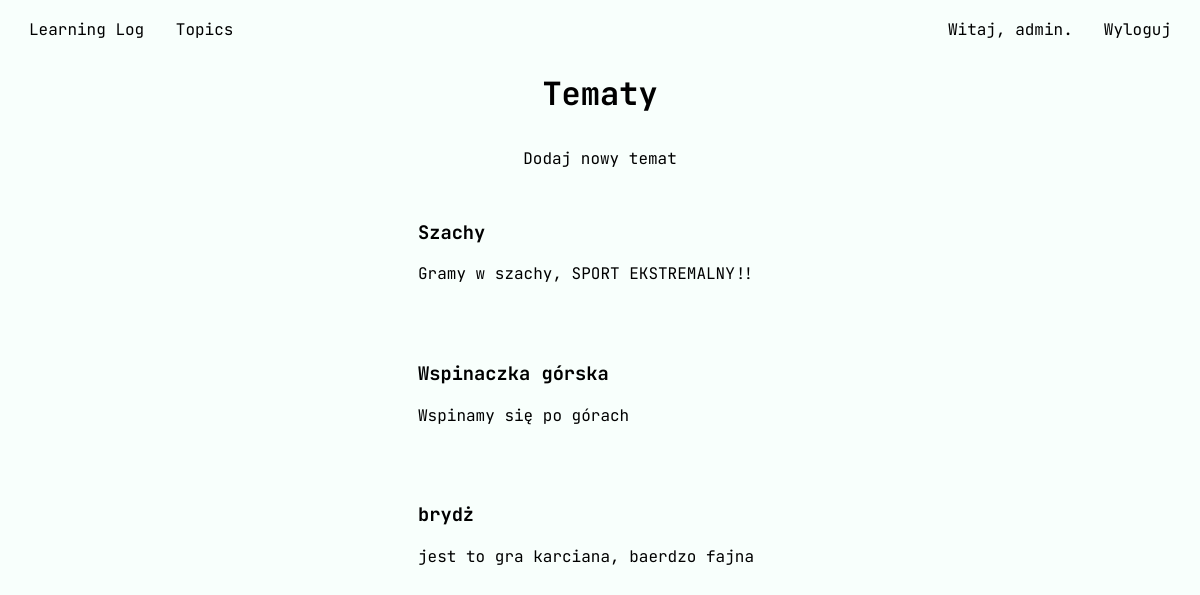
The app's page /topics/ (signed in), older data.
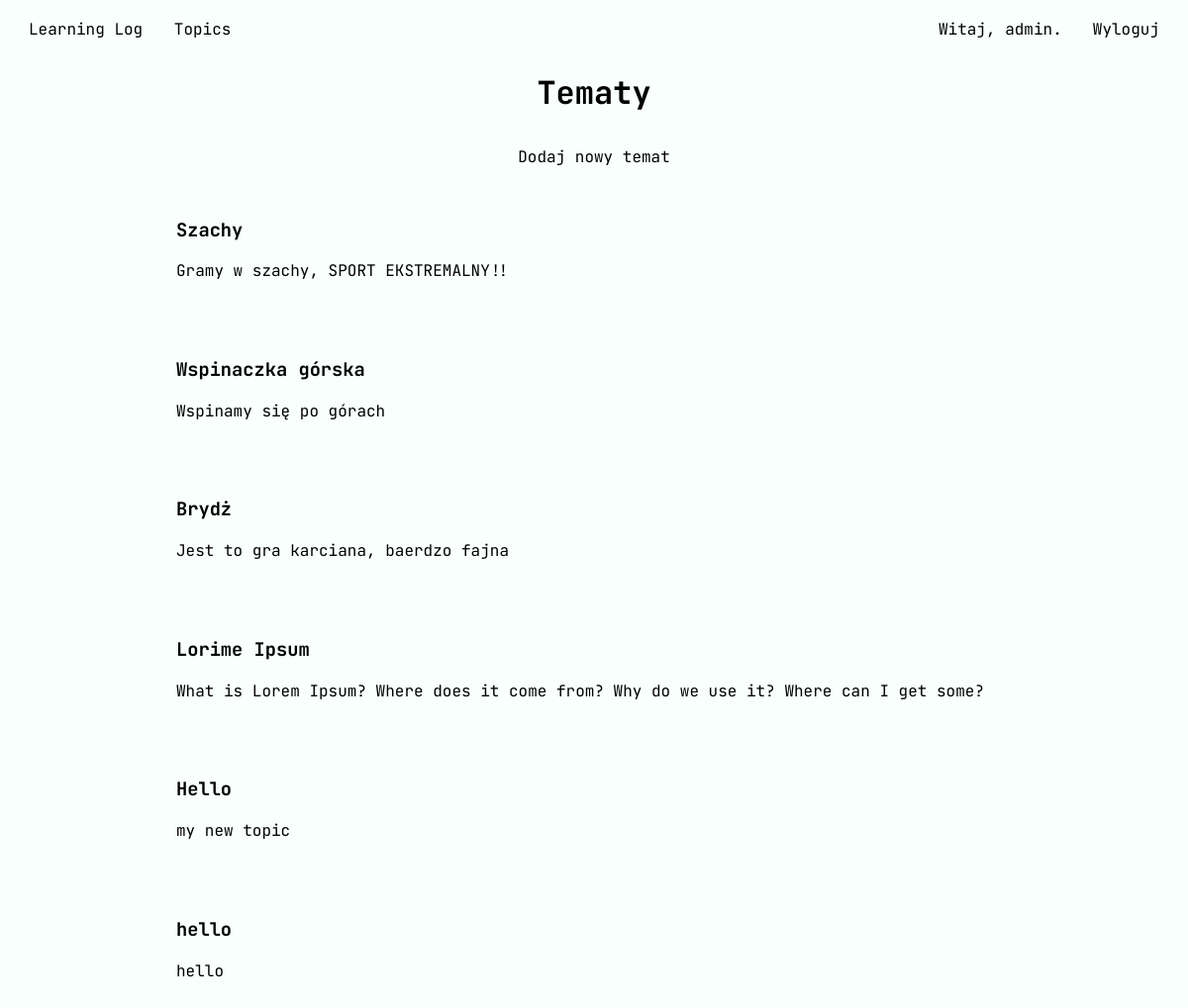
The same page, newer data.
### learning_logs/models.py (models this page shows, shortened)
class Topic(models.Model):
    text = models.CharField(max_length=100)
    desc = models.CharField(max_length=250, default="")
    date_added = models.DateTimeField(auto_now_add=True)

### learning_logs/views.py (the view)
# urls.py: path('topics/', views.topics, name='topics'),
@login_required
def topics(request):
    topics = Topic.objects.order_by('date_added')
    count = len(topics)
    context = {'topics': topics, 'count':count}
    return render(request, 'learning_logs/topics.html', context)

### learning_logs/templates/learning_logs/topics.html (shortened to what this page needs)
{% extends "learning_logs/base.html" %}
{% block content %}
<div class="topic_entries">
  <h1 id="topics_topic">Tematy</h1>
  <a href="{% url 'learning_logs:new_topic' %}">Dodaj nowy temat</a>
  {% for topic in topics %}
  <div class="topic_entry">
    <a href="{% url 'learning_logs:topic' topic.id %}">
      <h3>{{ topic.text }}</h3>
      <p>{{ topic.desc }}</p>
    </a>
  </div>
{% empty %}
  <div>
    <h3>Nie został jeszcze dodany żaden temat.</h3>
  </div>
{% endfor %}
</div>
{% endblock content %}

### learning_logs/templates/learning_logs/base.html (shortened to what this page needs)
{% load static %}
<link rel="stylesheet" href="{% static 'base.css' %}">
<head>
</head>
<html>
<body>
<div class="toolbar">
    <div class="options">
        <a href="{% url 'learning_logs:index' %}">Learning Log</a>
        <a href="{% url 'learning_logs:topics' %}">Topics</a>
    </div>
    <div class="user-login">
        {% if user.is_authenticated %}
            <p>Witaj, {{ user.username }}.</p>
            <a href="{% url 'users:logout' %}">Wyloguj</a>
        {% else %}
            <a href="{% url 'users:register' %}">Rejestruj</a>
            <a href="{% url 'users:login' %}">Zaloguj</a>
        {% endif %}
    </div>
</div>
{% block content %}{% endblock content %}
</body>
</html>

### learning_logs/static/base.css (style rules this page uses)
html { width: device-width; height: device-height; font-family: 'JetBrains Mono', monospace; background-color: #f8fffc ; color: rgb(0, 0, 0); margin: 0px 10px 0; }
.toolbar { display: flex; flex-direction: row; align-items: baseline; width: 100%; padding: 0 auto; }
.toolbar .options { width: fit-content; }
.toolbar .user-login { display: flex; flex-grow: 3; flex-direction: row; align-items: baseline; justify-content: right; }
.toolbar .user-login p { margin: 0 20px 0 0; }
a { text-decoration: none; color: black; margin: 1px; padding: 10px; }
#topics_topic { text-align: center; }
.topic_entries { display: flex; flex-direction: column; align-items: center; justify-content: center; width: fit-content; margin: 0 auto; }
.topic_entry a { text-decoration: none; color: black; width: 100%; height: 100%; }
.topic_entry { width: 100%; margin: 6px; padding: 4px 8px 4px 8px; display: flex; }

Row changes from the older to the newer data that the page shows:
changed Topic: text "brydż" → "Brydż"; desc "jest to gra karciana, baerdzo fajna" → "Jest to gra karciana, baerdzo fajna"
added Topic: text "Lorime Ipsum", desc "What is Lorem Ipsum? Where does it come from? Why do we use it? Where can I get some?"
added Topic: text "Hello", desc "my new topic"
added Topic: text "hello", desc "hello"
